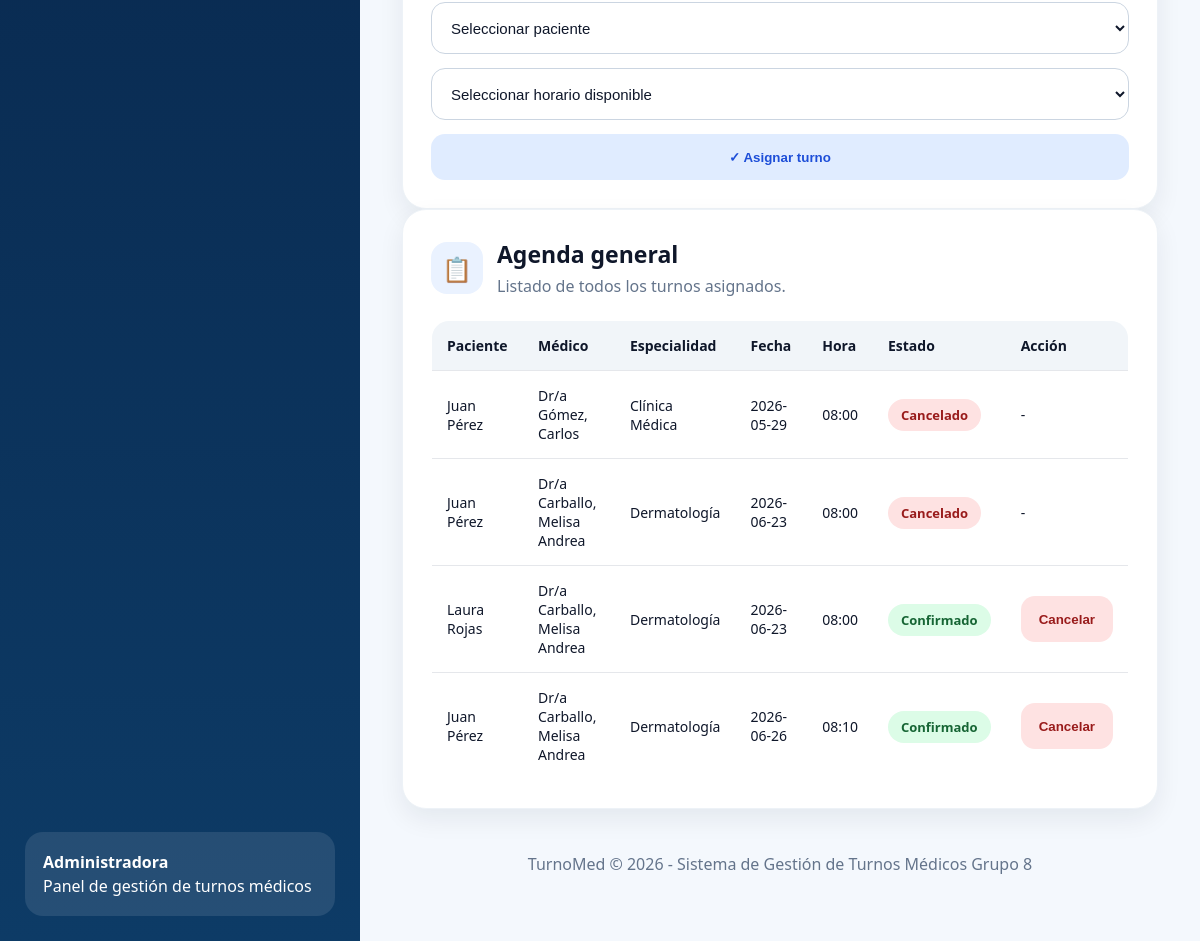
Page /admin (signed in, lower part) on the earlier database version.
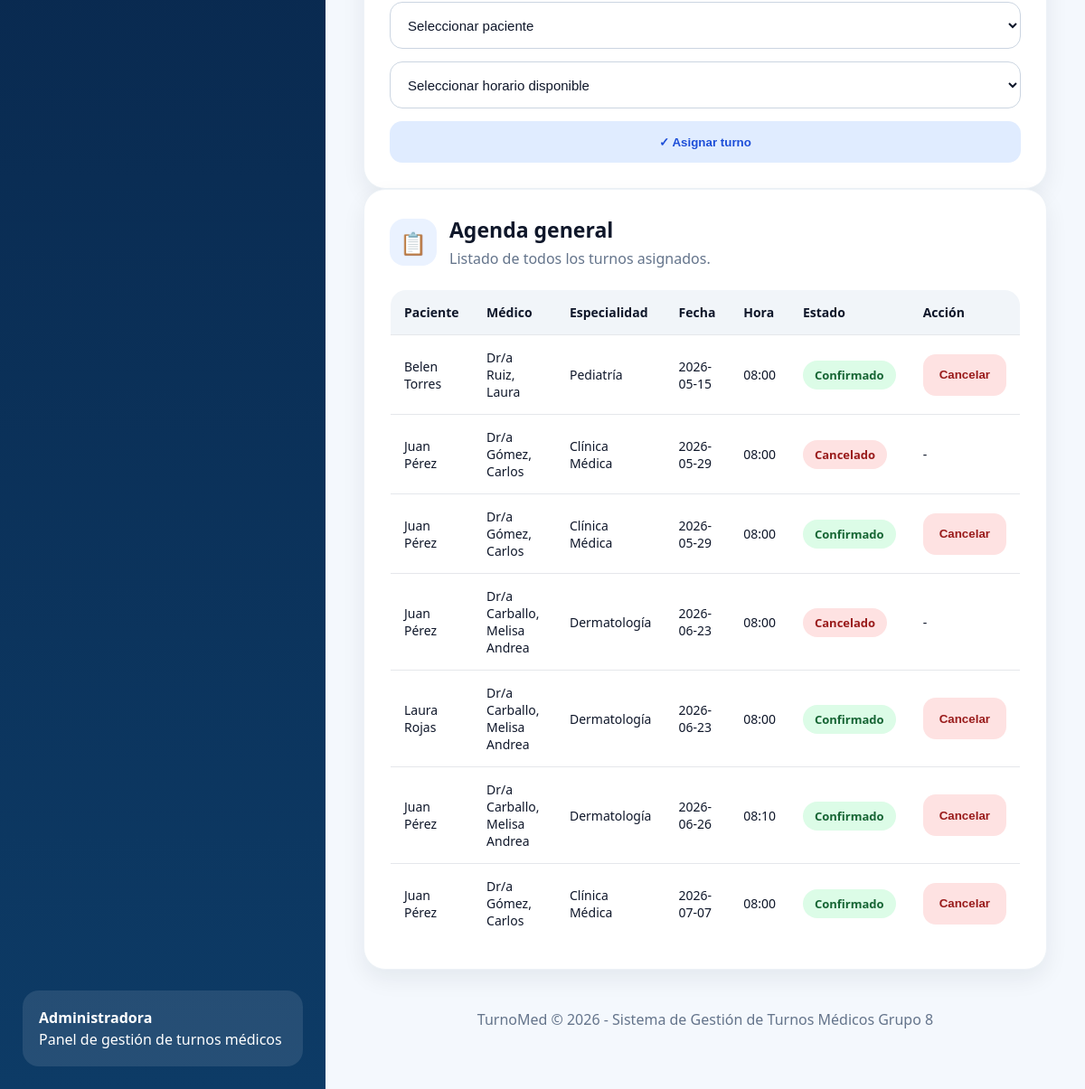
Same page on the later database version.
### tables this page shows
CREATE TABLE turnos (
            id INTEGER PRIMARY KEY AUTOINCREMENT,
            id_paciente INTEGER NOT NULL,
            id_horario INTEGER NOT NULL,
            id_medico INTEGER NOT NULL,
            paciente TEXT NOT NULL,
            especialidad TEXT NOT NULL,
            fecha TEXT NOT NULL,
            hora TEXT NOT NULL,
            estado TEXT NOT NULL DEFAULT 'Confirmado',
            llamado INTEGER NOT NULL DEFAULT 0,
            FOREIGN KEY (id_paciente) REFERENCES usuarios(id_usuario),
            FOREIGN KEY (id_horario) REFERENCES horarios(id_horario),
            FOREIGN KEY (id_medico) REFERENCES medicos(id_medico)
        );

CREATE TABLE medicos (
            id_medico INTEGER PRIMARY KEY AUTOINCREMENT,
            nombre TEXT NOT NULL,
            apellido TEXT NOT NULL,
            especialidad TEXT NOT NULL,
            email TEXT,
            telefono TEXT,
            foto TEXT,
            activo INTEGER DEFAULT 1
        );

### app.py (the view)
@app.route("/admin")
@login_required
def admin():
    if current_user.rol != "admin":
        flash("No tenés permiso para ingresar al panel de administración.")
        return redirect(url_for("login"))
    filtro_especialidad = request.args.get("especialidad", "")
    filtro_medico = request.args.get("id_medico", "")
    busqueda_paciente = request.args.get("buscar_paciente", "")
    horarios = obtener_horarios_filtrados(
        filtro_especialidad if filtro_especialidad else None,
        filtro_medico if filtro_medico else None
    )
    return render_template(
        "admin.html",
        usuario=current_user,
        pacientes=obtener_pacientes(busqueda_paciente),
        busqueda_paciente=busqueda_paciente,
        medicos=obtener_medicos(),
        especialidades=obtener_especialidades(),
        horarios=horarios,
        turnos=obtener_turnos(),
        filtro_especialidad=filtro_especialidad,
        filtro_medico=filtro_medico
    )

### app.py (called while the page is built, shortened)
def get_conn():
    os.makedirs("database", exist_ok=True)
    conn = sqlite3.connect(DB_PATH)
    conn.row_factory = sqlite3.Row
    return conn

@login_manager.user_loader
def load_user(user_id):
    conn = get_conn()
    usuario = conn.execute(
        "SELECT * FROM usuarios WHERE id_usuario = ?",
        (user_id,)
    ).fetchone()
    conn.close()
    if usuario:
        return User(usuario)
    return None

def obtener_medicos(busqueda=None, especialidad=None, estado="activos"):
    conn = get_conn()
    query = """
        SELECT *
        FROM medicos
        WHERE 1 = 1
    """
    params = []
    if estado == "activos":
        query += " AND activo = 1"
    elif estado == "inactivos":
        query += " AND activo = 0"
    if especialidad:
        query += " AND especialidad = ?"
        params.append(especialidad)
    query += " ORDER BY activo DESC, especialidad, apellido, nombre"
    medicos = conn.execute(query, params).fetchall()
    conn.close()
    return medicos

### templates/admin.html (shortened to what this page needs)
<!DOCTYPE html>
<html lang="es">
<head>
    <link rel="stylesheet" href="{{ url_for('static', filename='estilos.css') }}">
</head>
<body>
<div class="layout">
    <aside class="sidebar">
        <div class="sidebar-info">
            <strong>Administradora</strong>
            <p>Panel de gestión de turnos médicos</p>
        </div>
    </aside>
    <main class="content">
        <section class="card" id="asignar-turno">
            <br>
            <form method="POST" action="/asignar_turno">
                <select name="id_paciente" required>
                    <option value="">Seleccionar paciente</option>
                </select>
                <select name="id_horario" required>
                    <option value="">Seleccionar horario disponible</option>
                </select>
                {% if pacientes and horarios %}
                    <button type="submit" class="btn-secondary">✓ Asignar turno</button>
                {% else %}
                    <button type="button" class="btn-danger" disabled>No hay pacientes u horarios disponibles</button>
                {% endif %}
            </form>
        </section>
        <section class="card table-card" id="agenda">
            <div class="card-title">
                <div class="icon-box">📋</div>
                <div>
                    <h2>Agenda general</h2>
                    <p class="table-description">Listado de todos los turnos asignados.</p>
                </div>
            </div>
            <table>
                <thead>
                    <tr>
                        <th>Paciente</th>
                        <th>Médico</th>
                        <th>Especialidad</th>
                        <th>Fecha</th>
                        <th>Hora</th>
                        <th>Estado</th>
                        <th>Acción</th>
                    </tr>
                </thead>
                <tbody>
                    {% if turnos %}
                        {% for turno in turnos %}
                            <tr>
                                <td>{{ turno.paciente }}</td>
                                <td>Dr/a {{ turno.medico_apellido }}, {{ turno.medico_nombre }}</td>
                                <td>{{ turno.especialidad }}</td>
                                <td>{{ turno.fecha }}</td>
                                <td>{{ turno.hora }}</td>
                                <td>
                                    {% if turno.estado == "Cancelado" %}
                                        <span class="estado-cancelado">Cancelado</span>
                                    {% else %}
                                        <span class="estado">Confirmado</span>
                                    {% endif %}
                                </td>
                                <td>
                                    {% if turno.estado != "Cancelado" %}
                                        <form method="POST"
                                              action="/cancelar_turno/{{ turno.id }}"
                                              onsubmit="return confirm('¿Está seguro que desea cancelar este turno?');">
                                            <button type="submit" class="btn-danger">Cancelar</button>
                                        </form>
                                    {% else %}
                                        -
                                    {% endif %}
                                </td>
                            </tr>
                        {% endfor %}
                    {% endif %}
                </tbody>
            </table>
        </section>
        <footer class="footer">
            TurnoMed © 2026 - Sistema de Gestión de Turnos Médicos Grupo 8
        </footer>
    </main>
</div>
</body>
</html>

Differences in the rows shown:
added turnos: paciente "Belen Torres", medico_apellido "Ruiz", medico_nombre "Laura", especialidad "Pediatría", fecha "2026-05-15", hora "08:00", estado "Confirmado"
added turnos: paciente "Juan Pérez", medico_apellido "Gómez", medico_nombre "Carlos", especialidad "Clínica Médica", fecha "2026-05-29", hora "08:00", estado "Confirmado"
added turnos: paciente "Juan Pérez", medico_apellido "Gómez", medico_nombre "Carlos", especialidad "Clínica Médica", fecha "2026-07-07", hora "08:00", estado "Confirmado"
